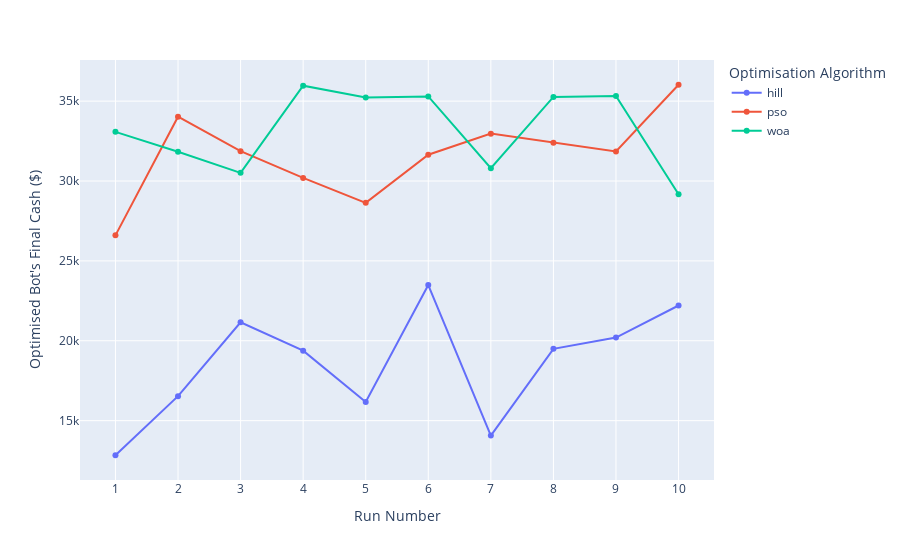

Notebook cell for this chart:
### Code cell
# VIS 4 - show final values over 10 repeated runs

repeated = {"algo": [], "score": [], "run": []}

for algo_name, algo_instance in groupB.items():
    for i, fitness in enumerate(algo_instance.historical_best_fitness):
        repeated["algo"].append(algo_name)
        repeated["score"].append(fitness)
        repeated["run"].append(i + 1)

px.line(
    pd.DataFrame(repeated),
    x="run",
    y="score",
    color="algo",
    labels={
        "score": "Optimised Bot's Final Cash ($)",
        "run": "Run Number",
        "algo": "Optimisation Algorithm",
    },
    markers=True,
).update_xaxes(dtick=1)

### Figure 1 — Plotly figure (JSON) as saved in the notebook; plotly's stock layout.template omitted (floating-point values rounded to 4 significant figures)
{"data": [{"hovertemplate": "Optimisation Algorithm=hill<br>Run Number=%{x}<br>Optimised Bot's Final Cash ($)=%{y}<extra></extra>", "legendgroup": "hill", "line": {"color": "#636efa", "dash": "solid"}, "marker": {"symbol": "circle"}, "mode": "lines+markers", "name": "hill", "orientation": "v", "showlegend": true, "type": "scatter", "x": [1, 2, 3, 4, 5, 6, 7, 8, 9, 10], "xaxis": "x", "y": [12840.0, 16530.0, 21160.0, 19380.0, 16170.0, 23490.0, 14070.0, 19490.0, 20200.0, 22210.0], "yaxis": "y"}, {"hovertemplate": "Optimisation Algorithm=pso<br>Run Number=%{x}<br>Optimised Bot's Final Cash ($)=%{y}<extra></extra>", "legendgroup": "pso", "line": {"color": "#EF553B", "dash": "solid"}, "marker": {"symbol": "circle"}, "mode": "lines+markers", "name": "pso", "orientation": "v", "showlegend": true, "type": "scatter", "x": [1, 2, 3, 4, 5, 6, 7, 8, 9, 10], "xaxis": "x", "y": [26600.0, 34030.0, 31870.0, 30190.0, 28630.0, 31650.0, 32970.0, 32400.0, 31850.0, 36030.0], "yaxis": "y"}, {"hovertemplate": "Optimisation Algorithm=woa<br>Run Number=%{x}<br>Optimised Bot's Final Cash ($)=%{y}<extra></extra>", "legendgroup": "woa", "line": {"color": "#00cc96", "dash": "solid"}, "marker": {"symbol": "circle"}, "mode": "lines+markers", "name": "woa", "orientation": "v", "showlegend": true, "type": "scatter", "x": [1, 2, 3, 4, 5, 6, 7, 8, 9, 10], "xaxis": "x", "y": [33080.0, 31830.0, 30510.0, 35970.0, 35230.0, 35300.0, 30800.0, 35260.0, 35320.0, 29180.0], "yaxis": "y"}], "layout": {"legend": {"title": {"text": "Optimisation Algorithm"}, "tracegroupgap": 0}, "margin": {"t": 60}, "xaxis": {"anchor": "y", "domain": [0, 1], "dtick": 1, "title": {"text": "Run Number"}}, "yaxis": {"anchor": "x", "domain": [0, 1], "title": {"text": "Optimised Bot's Final Cash ($)"}}}}
